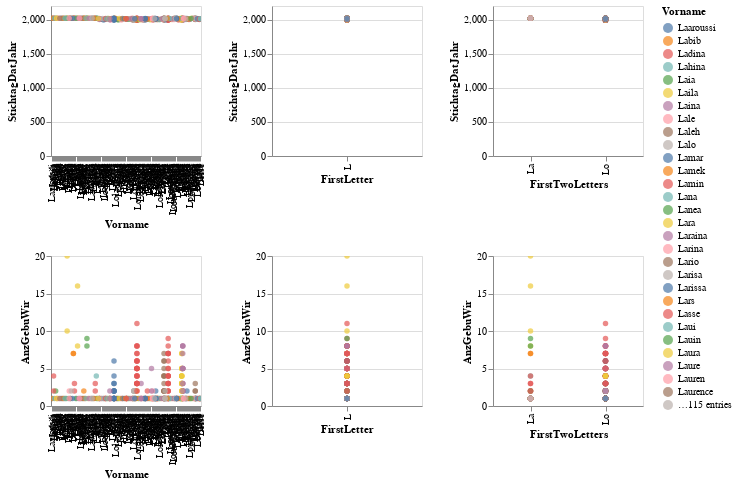

The notebook cell saved with this chart:
### Code cell
#Siehe dazu Anleitung unter: https://altair-viz.github.io/gallery/scatter_matrix.html
#Daten zu den Bsp. unter:https://altair-viz.github.io/gallery/index.html.

alt.Chart(myGraphic).mark_circle().encode(
    alt.X(alt.repeat("column"), type='ordinal'), #es gibt folgende Typen (quantitative, ordinal, nominal, temporal)
    alt.Y(alt.repeat("row"), type='quantitative'),
    color='Vorname'
).properties(
    width=150,
    height=150
).repeat(
    column=['Vorname', 'FirstLetter', 'FirstTwoLetters'],
    row=['StichtagDatJahr', 'AnzGebuWir']
).interactive()

### Figure 1 — Vega-Lite specification as saved in the notebook (floating-point values rounded to 4 significant figures; data arrays with more than 128 entries replaced by an {"elided": "..."} marker saying what was removed)
{"config": {"view": {"continuousWidth": 400, "continuousHeight": 300}}, "repeat": {"column": ["Vorname", "FirstLetter", "FirstTwoLetters"], "row": ["StichtagDatJahr", "AnzGebuWir"]}, "spec": {"data": {"name": "data-9b413cbbc891522139f794b24f12c4b8"}, "mark": "circle", "encoding": {"color": {"type": "nominal", "field": "Vorname"}, "x": {"type": "ordinal", "field": {"repeat": "column"}}, "y": {"type": "quantitative", "field": {"repeat": "row"}}}, "height": 150, "selection": {"selector004": {"type": "interval", "bind": "scales", "encodings": ["x", "y"]}}, "width": 150}, "$schema": "https://vega.github.io/schema/vega-lite/v4.8.1.json", "datasets": {"data-9b413cbbc891522139f794b24f12c4b8": {"elided": "400 records"}}}
